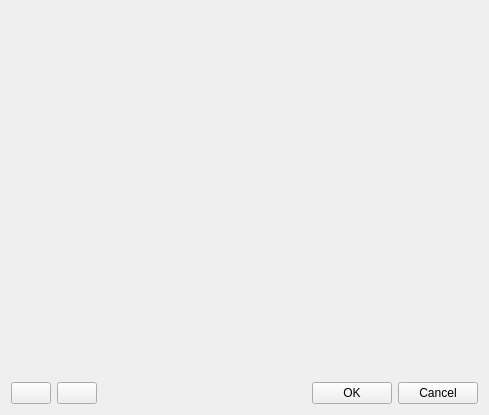
<?xml version="1.0" encoding="UTF-8"?>
<ui version="4.0">
 <class>CurveEditDlg</class>
 <widget class="QDialog" name="CurveEditDlg">
  <property name="geometry">
   <rect>
    <x>0</x>
    <y>0</y>
    <width>489</width>
    <height>415</height>
   </rect>
  </property>
  <property name="windowTitle">
   <string>Curve Editor</string>
  </property>
  <property name="windowIcon">
   <iconset resource="../QtResources/resources.qrc">
    <normaloff>:/GuiFoundation/W-logo.svg</normaloff>:/GuiFoundation/W-logo.svg</iconset>
  </property>
  <layout class="QVBoxLayout" name="verticalLayout">
   <item>
    <widget class="WQtCurve1DEditorWidget" name="CurveEditor" native="true"/>
   </item>
   <item>
    <layout class="QHBoxLayout" name="horizontalLayout">
     <item>
      <widget class="QPushButton" name="ButtonUndo">
       <property name="toolTip">
        <string>Undo (Ctrl+Z)</string>
       </property>
       <property name="text">
        <string/>
       </property>
       <property name="icon">
        <iconset resource="../QtResources/resources.qrc">
         <normaloff>:/GuiFoundation/Icons/Undo.svg</normaloff>:/GuiFoundation/Icons/Undo.svg</iconset>
       </property>
       <property name="autoDefault">
        <bool>false</bool>
       </property>
      </widget>
     </item>
     <item>
      <widget class="QPushButton" name="ButtonRedo">
       <property name="toolTip">
        <string>Redo (Ctrl+Y)</string>
       </property>
       <property name="text">
        <string/>
       </property>
       <property name="icon">
        <iconset resource="../QtResources/resources.qrc">
         <normaloff>:/GuiFoundation/Icons/Redo.svg</normaloff>:/GuiFoundation/Icons/Redo.svg</iconset>
       </property>
       <property name="autoDefault">
        <bool>false</bool>
       </property>
      </widget>
     </item>
     <item>
      <spacer name="horizontalSpacer">
       <property name="orientation">
        <enum>Qt::Horizontal</enum>
       </property>
       <property name="sizeHint" stdset="0">
        <size>
         <width>40</width>
         <height>20</height>
        </size>
       </property>
      </spacer>
     </item>
     <item>
      <widget class="QPushButton" name="ButtonOk">
       <property name="text">
        <string>OK</string>
       </property>
       <property name="autoDefault">
        <bool>false</bool>
       </property>
      </widget>
     </item>
     <item>
      <widget class="QPushButton" name="ButtonCancel">
       <property name="text">
        <string>Cancel</string>
       </property>
       <property name="autoDefault">
        <bool>false</bool>
       </property>
      </widget>
     </item>
    </layout>
   </item>
  </layout>
 </widget>
 <customwidgets>
  <customwidget>
   <class>WQtCurve1DEditorWidget</class>
   <extends>QWidget</extends>
   <header location="global">GuiFoundation/Widgets/Curve1DEditorWidget.moc.h</header>
   <container>1</container>
  </customwidget>
 </customwidgets>
 <resources>
  <include location="../QtResources/resources.qrc"/>
 </resources>
 <connections/>
</ui>
